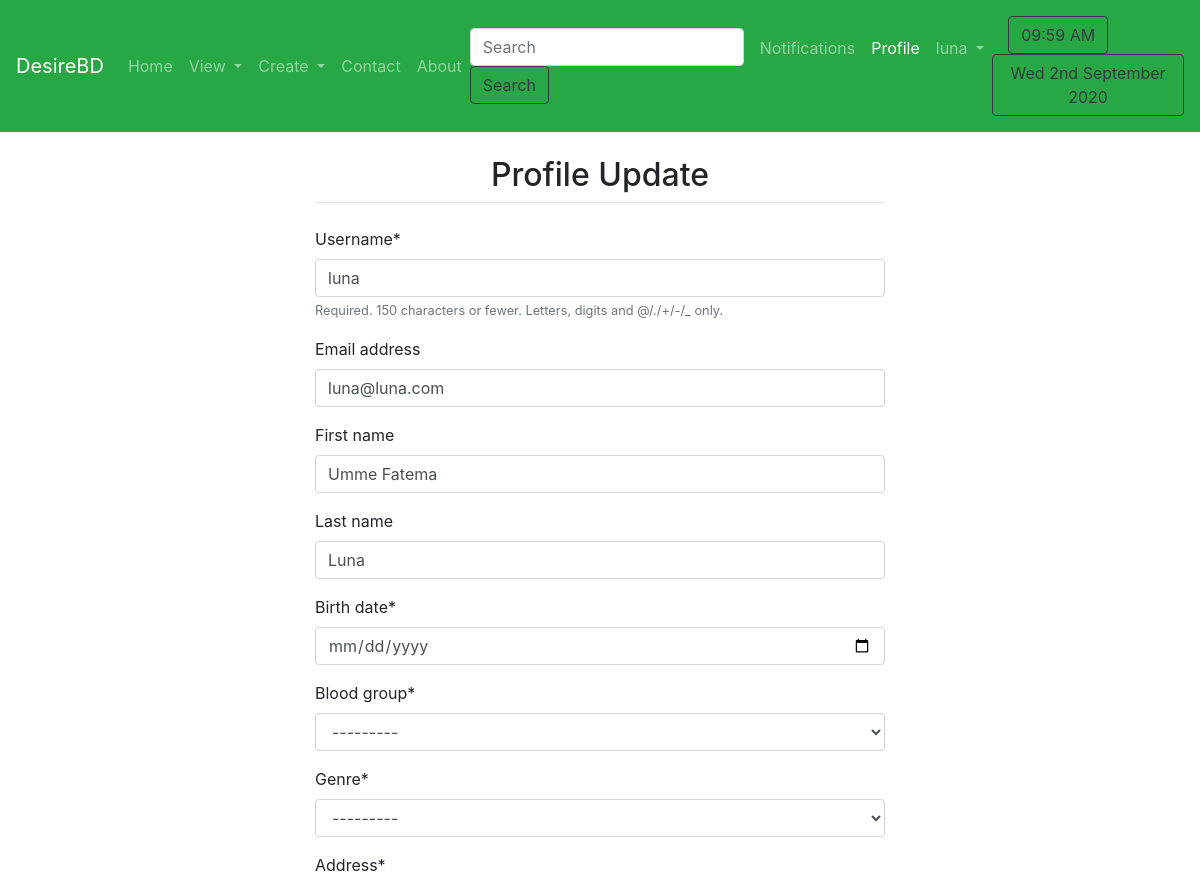
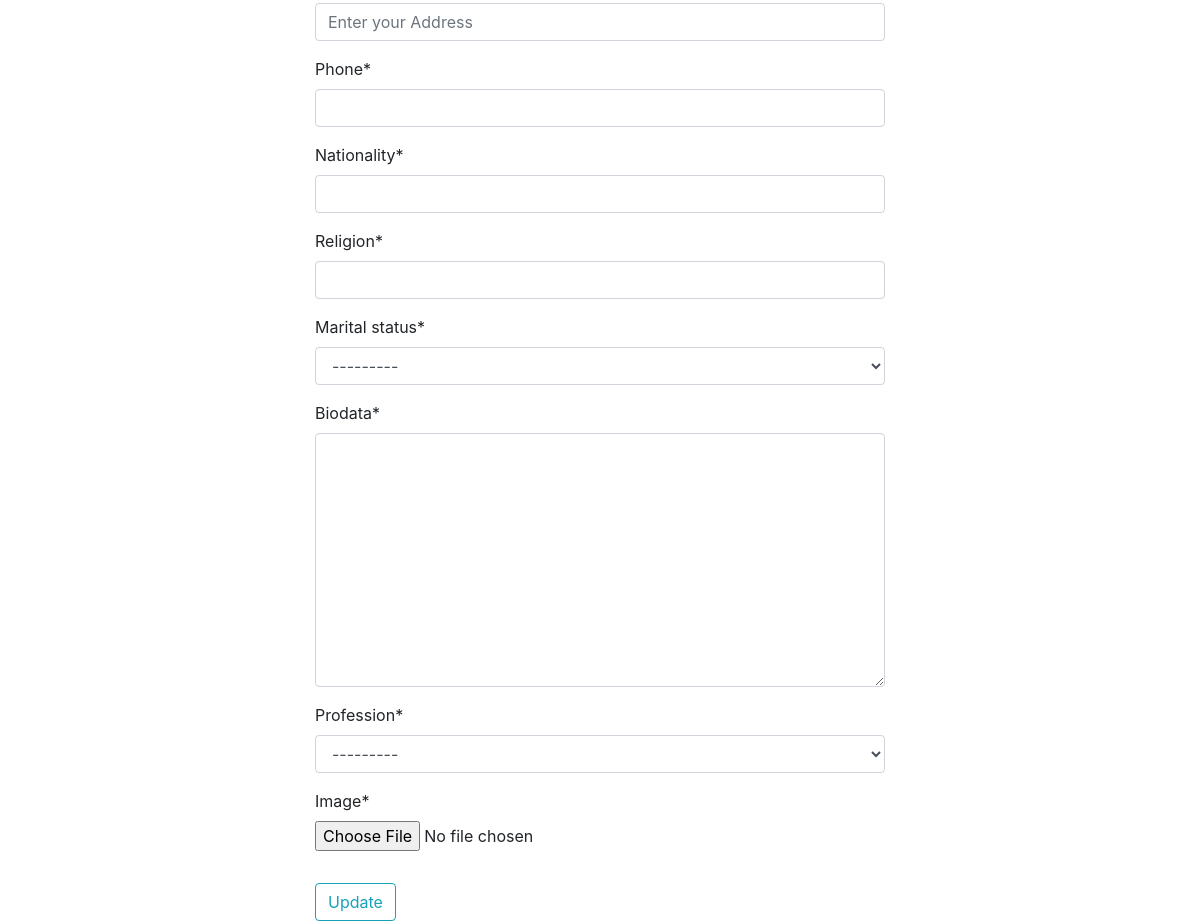
Page /profile/updateprofile/ (signed in) on the earlier database version (2 pictures, top to bottom).
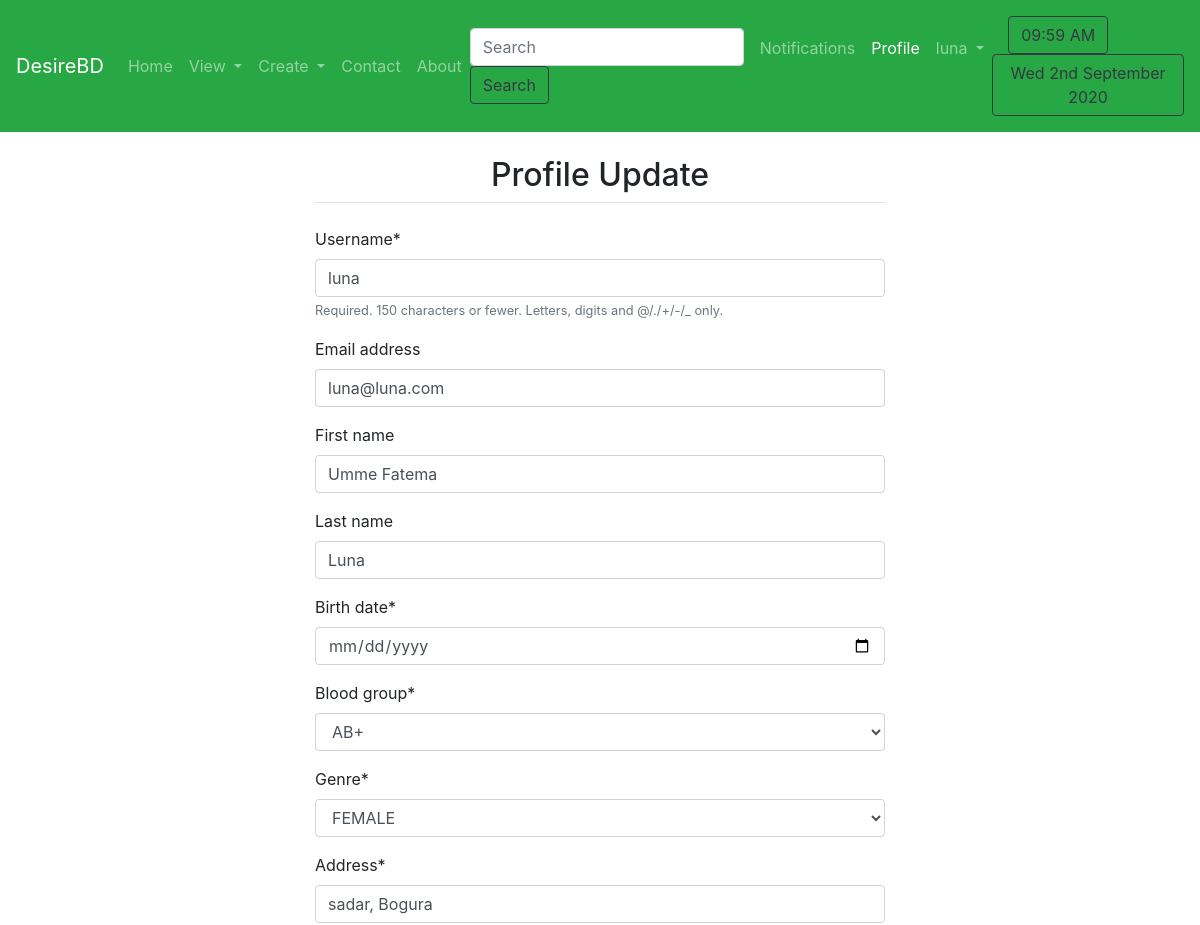
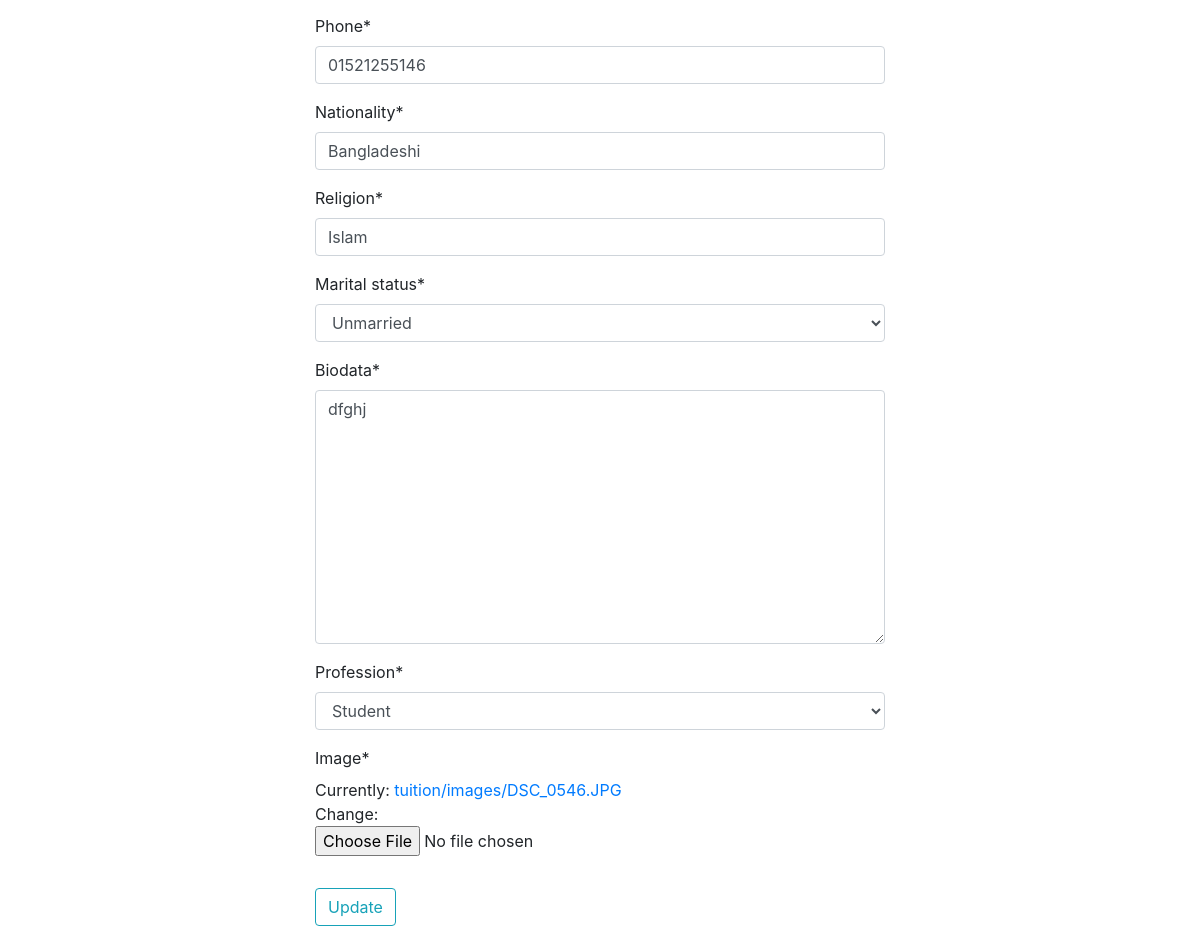
Same page on the later database version (2 pictures, top to bottom).
### person/models.py (models this page shows, shortened)
class UserProfile(models.Model):
    GENRE_CHOICES = (
        ('Male', 'MALE'),
        ('Female', 'FEMALE'),
    )
    MARITAL_STATUS_CHOICES = (
        ('Married', 'Married'),
        ('Unmarried', 'Unmarried'),
        ('Divorced', 'Divorced'),
        ('Engaged', 'Engaged'),
        ('Separated', 'Separated'),
    )
    CATEGORY=(
        ('Student', 'Student'),
        ('Teacher', 'Teacher'),
        ('Employee', 'Employee'),
        ('Employeer', 'Employeer'),
    )
    BLOOD_GROUP=(
        ('A+', 'A+'),
        ('A-', 'A-'),
        ('AB+', 'AB+'),
        ('AB-', 'AB-'),
        ('B+', 'B+'),
        ('B-', 'B-'),
        ('O+', 'O+'),
        ('O-', 'O-'),
    )
    user = models.OneToOneField(User,on_delete=models.CASCADE)
    birth_date = models.DateField()
    blood_group=models.CharField(max_length=3, choices=BLOOD_GROUP)
    genre = models.CharField(max_length=50, choices=GENRE_CHOICES)
    address = models.CharField(max_length=150)
    phone=models.CharField(max_length=13)
    nationality = models.CharField(max_length=30)
    marital_status = models.CharField(max_length=50, choices=MARITAL_STATUS_CHOICES)
    religion = models.CharField(max_length=50)
    biodata=models.TextField()
    profession=models.CharField(max_length=50,choices=CATEGORY,null=True)
    image=models.ImageField(default='default.jpg', upload_to='tuition/images')
    AUTH_PROFILE_MODULE = 'app.UserProfile'

### person/views.py (the view)
# urls.py: path('updateprofile/', views.updateprofile, name='updateprofile'),
def updateprofile(request):
    try:
        instance = UserProfile.objects.get(user=request.user)
    except UserProfile.DoesNotExist:
        instance = None
    username = request.user.username
    userp = User.objects.get(username=username)
    if request.method == 'POST':
        u_form= UserUpdateForm(request.POST , instance=request.user)
        p_form = UserProfileForm(request.POST ,request.FILES, instance=instance)
        if u_form.is_valid() and p_form.is_valid():
            email =u_form.cleaned_data.get('email')
            if User.objects.filter(email=email).exists() and userp.email != email:
                messages.warning(request,'Your Provided email is already in Use in another profile.')
                return redirect('updateprofile')
            else:
                u_form.save()
            if UserProfile.objects.filter(user=request.user):
                obj=UserProfile.objects.get(user=request.user)
                obj.user= request.user
                obj.birth_date= p_form.cleaned_data['birth_date']
                obj.genre= p_form.cleaned_data['genre']
                obj.address= p_form.cleaned_data['address']
                obj.nationality = p_form.cleaned_data['nationality']
                obj.marital_status= p_form.cleaned_data['marital_status']
                obj.phone= p_form.cleaned_data['phone']
                obj.profession = p_form.cleaned_data['profession']
                obj.blood_group= p_form.cleaned_data['blood_group']
                obj.religion= p_form.cleaned_data['religion']
                obj.image= p_form.cleaned_data['image']
                obj.biodata = p_form.cleaned_data['biodata']
                obj.save()
            else:
                user= request.user
                birth_date= p_form.cleaned_data['birth_date']
                genre= p_form.cleaned_data['genre']
                address= p_form.cleaned_data['address']
                nationality= p_form.cleaned_data['nationality']
                marital_status= p_form.cleaned_data['marital_status']
                phone= p_form.cleaned_data['phone']
                profession = p_form.cleaned_data['profession']
                religion = p_form.cleaned_data['religion']
                blood_group = p_form.cleaned_data['blood_group']
                image= p_form.cleaned_data['image']
                biodata = p_form.cleaned_data['biodata']
                print("fahad")
                useprofile = UserProfile(user=user, birth_date=birth_date, biodata=biodata, genre=genre, address=address, nationality=nationality,
                                         marital_status=marital_status, phone=phone, profession=profession, blood_group=blood_group, religion=religion, image=image)
                useprofile.save()
            messages.success(request, 'Successfully updated.')
            return redirect('userprofile')
    else:
        u_form= UserUpdateForm( instance=request.user)
        p_form = UserProfileForm( instance=instance)
    userp=UserProfile.objects.filter(user=request.user)
    context = {
            'u_form':u_form,
            'p_form':p_form,
            'user': request.user,
            'userp':userp
             }
    return render(request, 'person/updateprofile.html', context)

### person/forms.py
class UserUpdateForm(ModelForm):
    class Meta:
        model = User
        fields = ['username', 'email', 'first_name', 'last_name']

class UserProfileForm(ModelForm):
    class Meta:
        model = UserProfile
        fields = ['birth_date', 'blood_group', 'genre', 'address', 'phone',
                  'nationality', 'religion', 'marital_status', 'biodata', 'profession', 'image']
        widgets = {
            'birth_date': DateInput(attrs={'type': 'date', format: '%Y-%m-%D', 'placeholder': 'Enter your Birthday'}),
            'user': forms.HiddenInput(),
            'address': forms.TextInput(attrs={'placeholder': 'Enter your Address'})
        }
        label = {
            'genre':'Gender'
        }

### templates/person/updateprofile.html (shortened to what this page needs)
{% extends 'basic.html' %}
{% block userprofile %} active{% endblock userprofile %}
{% block body %}
{% load crispy_forms_tags %}
{% if user.is_authenticated %}
<div class="col-md-6 offset-md-3">
            <form action="/profile/updateprofile/" method="post" enctype="multipart/form-data">
                <fieldset class="form-group mx-auto">
                    <legend class="border-bottom text-center mb-4"><h2>Profile Update</h2></legend>
                    {{  u_form|crispy }}
                    {{  p_form|crispy }}
                </fieldset>
                <button class="btn btn-outline-info " type="submit" value="submit">Update </button>
            </form>
</div>
{% endif %}
{% endblock %}

Differences in the rows shown:
added UserProfile: blood_group "AB+", genre "FEMALE", address "sadar, Bogura", phone "01521255146", nationality "Bangladeshi", religion "Islam", marital_status "Unmarried", biodata "dfghj", profession "Student"
Other differences:
form field blood_group: "---------" → (not shown)
form field genre: "---------" → (not shown)
form field marital_status: "---------" → (not shown)
form field profession: "---------" → (not shown)
text no longer shown: "Birth date * Blood group * Genre * Address * Phone * Nationality * Religion * Marital status * Biodata * Profession * Image *"
text now shown: "Birth date * Blood group * Genre * Address * Phone * Nationality * Religion * Marital status * Biodata * Profession * Image * Currently: tuition/images/DSC_0546.JPG Change:"
